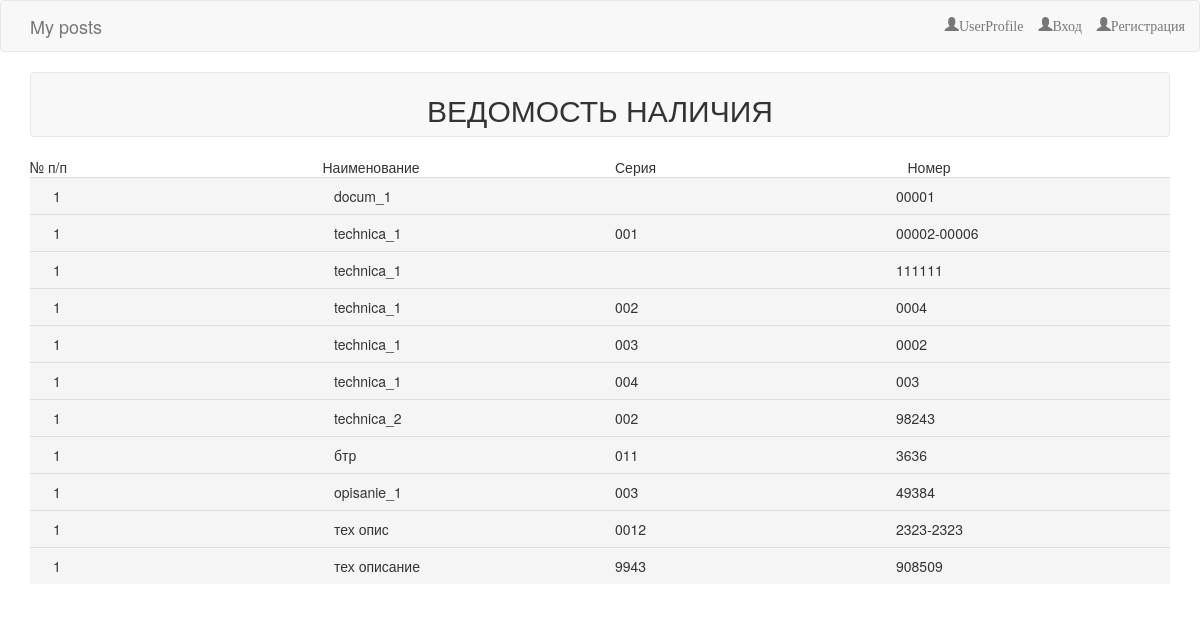
The app's page /basa/vedomost, older data.
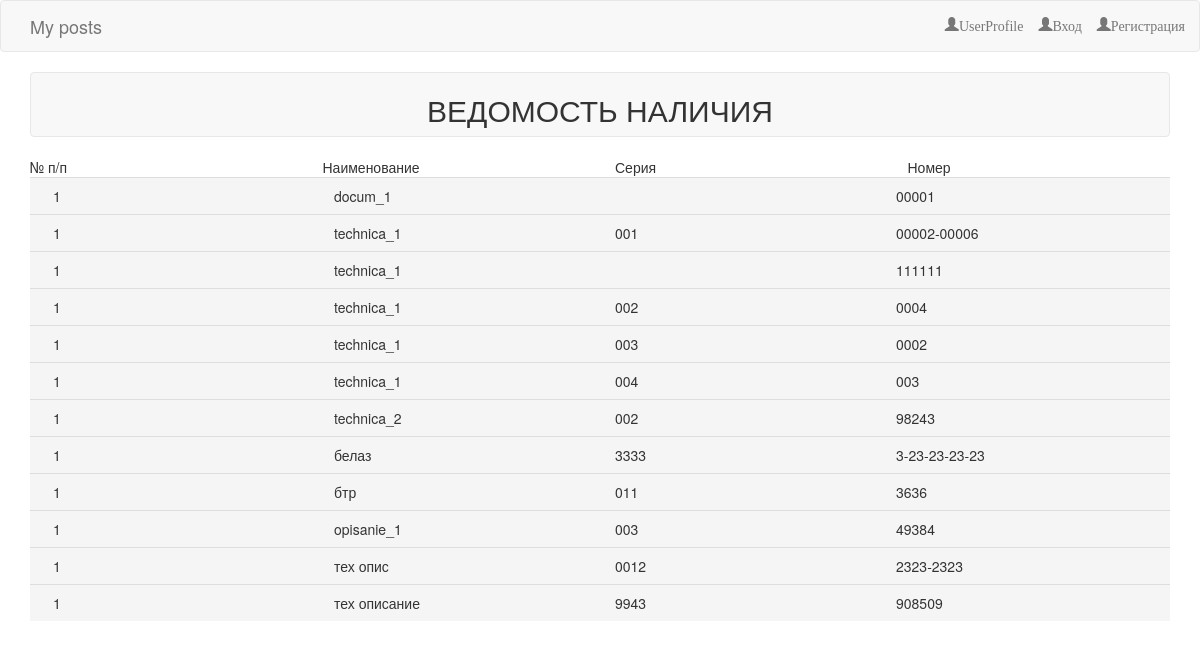
The same page, newer data.
### post/models.py (models this page shows, shortened)
class DocPost(models.Model):
    doc_n=models.CharField(max_length=20)
    class Meta:
        ordering=['doc_n']

class TechPost(models.Model):
    tech_n=models.CharField(max_length=80)
    class Meta:
        ordering=['tech_n'] #сортировка

class OpisPost(models.Model):
    opis_n = models.CharField(max_length=80)
    class Meta:
        ordering=['opis_n'] #сортировка

### post/views.py (the view)
# urls.py: path('vedomost', views.VedomNal, name='vedom_nal'),
def VedomNal(request):
    from post.funcion_user import Krasiv_vivod
    qwe=[]
    for podstanovka in [['doc_name__doc_n', 'ser__doc_n', 'doc_n', DocPost],
                    ['tech_name__tech_n', 'ser__tech_n', 'tech_n', TechPost],
                    ['opis_name__opis_n',  'ser__opis_n', 'opis_n', OpisPost]]:
        viborka = Post.objects.values(podstanovka[0], 'ser_name__ser', 'product_number'). \
            order_by('doc_name__doc_n', 'tech_name__tech_n', 'opis_name__opis_n')
        if podstanovka[0] == 'doc_name__doc_n':
            viborka = viborka.exclude(doc_name__doc_n=None).filter(del_elem=True).order_by('doc_name__doc_n')
        elif podstanovka[0] == 'tech_name__tech_n':
            viborka = viborka.exclude(tech_name__tech_n=None).filter(del_elem=True).order_by('tech_name__tech_n')
        elif podstanovka[0] == 'opis_name__opis_n':
            viborka = viborka.exclude(opis_name__opis_n=None).filter(del_elem=True).order_by('opis_name__opis_n')
        for i in range(viborka.count()):
            qwe.append(list(viborka[i].values()))
    data = Krasiv_vivod(qwe)
    return render(request, 'vedomost.html', {'aa' : data})

### post/templates/vedomost.html
{% extends 'home.html' %}
{% load static %}
{% block content %}
<div class="navbar navbar-default " align="center">
        <div class="row" >
          <div class="col-md-push-6 " class="navbar-brand ">
              <H2 >ВЕДОМОСТЬ НАЛИЧИЯ</H2>
          </div>
        </div>
    </div>
<div class="row">
  <div class="col-xs-4 col-md-3">№ п/п </div>
  <div class="col-xs-4 col-md-3">Наименование</div>
  <div class="col-xs-4 col-md-3">Серия</div>
  <div class="col-xs-4 col-md-3">Номер</div>
</div>
    <table class="table table-hover">
        {% for i in aa %}
            <tr class="active">
                <td>
                    <div class="col-xs-4 col-md-3">{{ i.id }}</div>
                    <div class="col-xs-4 col-md-3"> {{ i.name }} </div>
                    <div class="col-xs-4 col-md-3"> {{ i.serija}} </div>
                    <div class="col-xs-4 col-md-3"> {{ i.number }} </div>
                </td>
            </tr>
        {% endfor %}
    </table>
{% endblock %}

### post/templates/home.html (shortened to what this page needs)
{% load static %}
<!DOCTYPE html>
<html lang="en">
  <head>
      <link rel="stylesheet" href="{% static 'css/bootstrap.min.css' %}">
      <link rel="stylesheet" href="{% static 'css/project.css' %}">
  <body>
    <nav class="navbar navbar-default" role="navigation">
        <div class="container">
            <a href="/basa" class="navbar-brand">My posts {{ user.username }}</a>
            <a href="basa/registration" class="glyphicon glyphicon-user navbar-text navbar-right">Регистрация</a>
            <a href="autch" class="glyphicon glyphicon-user navbar-text navbar-right">Вход</a>
            <p class="glyphicon glyphicon-user navbar-text navbar-right">UserProfile</p>
        </div>
    </nav>
    </head>
  <div class="container">
       {% block content %}
       {% endblock %}
  </div>
  </body>
</html>

Row changes from the older to the newer data that the page shows:
added TechPost: id "1", name "белаз", serija "3333", number "3-23-23-23-23"
